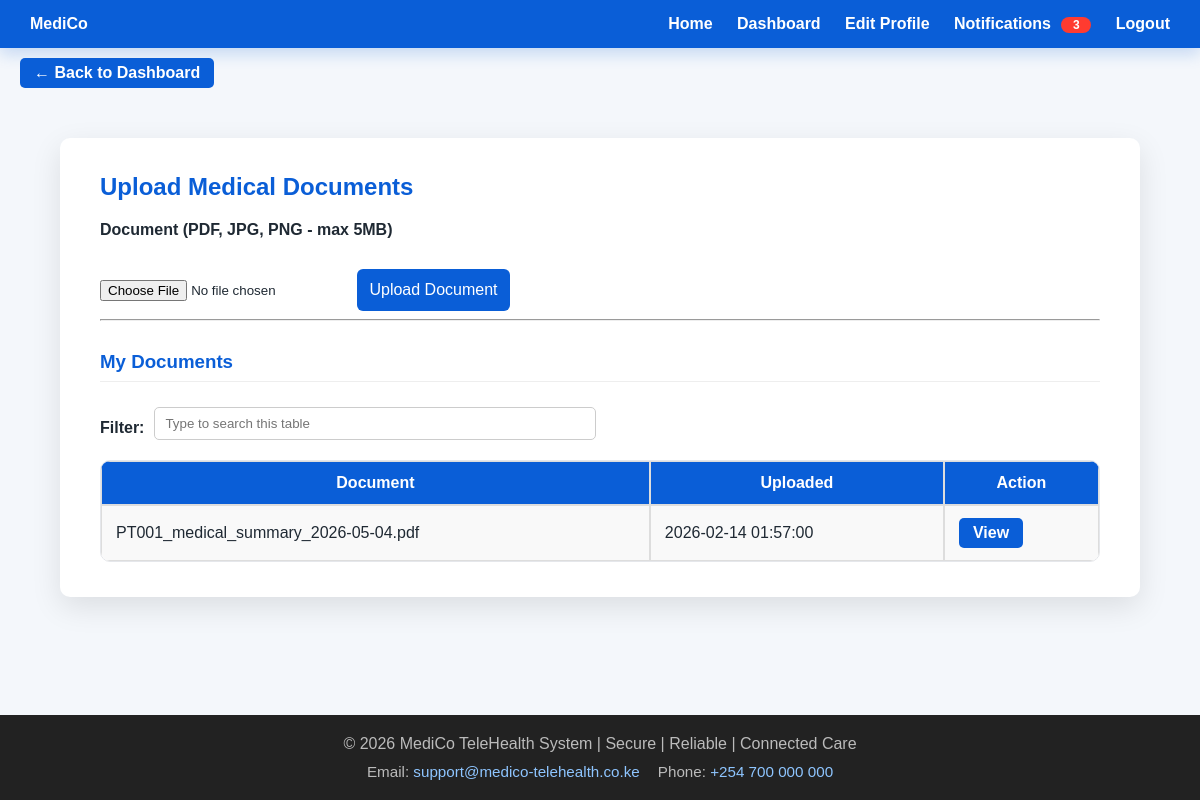
Screenshot of /patient/patient_upload_documents.php (signed in) with the database file from the repository.
### tables this page shows
CREATE TABLE `documents` (
  `DocID` int NOT NULL AUTO_INCREMENT,
  `PatientID` varchar(15) NOT NULL,
  `CaregiverID` varchar(15) DEFAULT NULL,
  `UploaderRole` enum('Patient','Caregiver') NOT NULL,
  `FileName` varchar(255) NOT NULL,
  `FilePath` varchar(255) NOT NULL,
  `UploadedAt` datetime DEFAULT CURRENT_TIMESTAMP,
  PRIMARY KEY (`DocID`),
  KEY `idx_documents_patient` (`PatientID`),
  KEY `idx_documents_caregiver` (`CaregiverID`),
  CONSTRAINT `documents_ibfk_1` FOREIGN KEY (`PatientID`) REFERENCES `patients` (`PatientID`) ON DELETE CASCADE ON UPDATE CASCADE,
  CONSTRAINT `documents_ibfk_2` FOREIGN KEY (`CaregiverID`) REFERENCES `caregivers` (`CaregiverID`) ON DELETE SET NULL ON UPDATE CASCADE
);

### patient/patient_upload_documents.php (the view, shortened to what this page needs)
<?php
require "../db.php";
$patientID = $_SESSION['user_id'];
$stmt = $pdo->prepare(
    "SELECT FileName, FilePath, UploadedAt
     FROM documents
     WHERE PatientID = :pid AND UploaderRole = 'Patient'
     ORDER BY UploadedAt DESC"
);
$stmt->execute([':pid' => $patientID]);
$docs = $stmt->fetchAll(PDO::FETCH_ASSOC);
?>
<?php
include "../header.php"; ?>
<main class="main-content">
<div class="profile-container">
    <h2>Upload Medical Documents</h2>
    <form method="post" action="patient_upload_documents_process.php"
          enctype="multipart/form-data" onsubmit="return validateUploadDocumentForm(this);">
        <label>Document (PDF, JPG, PNG - max 5MB)</label>
        <input type="file" name="document">
        <input type="submit" value="Upload Document">
    </form>
    <hr>
    <h3>My Documents</h3>
    <?php
if (!$docs): ?>
        <p>No documents uploaded.</p>
    <?php
else: ?>
        <table class="admin-table">
            <tr>
                <th>Document</th>
                <th>Uploaded</th>
                <th>Action</th>
            </tr>
            <?php
foreach ($docs as $d): ?>
            <tr>
                <td><?= htmlspecialchars($d['FileName']) ?></td>
                <td><?= $d['UploadedAt'] ?></td>
                <td>
                    <a class="btn btn-view"
                       href="<?= htmlspecialchars($d['FilePath']) ?>"
                       target="_blank">View</a>
                </td>
            </tr>
            <?php
endforeach; ?>
        </table>
    <?php
endif; ?>
</div>
</main>
<?php
include "../footer.php"; ?>

### css/style.css (style rules this page uses)
html, body { height: 100%; }
body { margin: 0; display: flex; flex-direction: column; font-family: Arial, Helvetica, sans-serif; background: #f4f7fb; color: #1f2933; }
.main-content { flex: 1; padding: 40px 12px; }
a.btn, a.home-btn, .home-btn { text-decoration: none; }
.profile-container { max-width: 1000px; margin: 0 auto; background: #fff; padding: 35px 40px; border-radius: 10px; box-shadow: 0 10px 30px rgba(0,0,0,0.1); }
.profile-container h2, .dashboard-container h2 { margin-top: 0; color: #0a5ed7; }
.profile-container h3 { margin-top: 30px; color: #0a5ed7; border-bottom: 1px solid #eee; padding-bottom: 8px; }
.profile-container label { font-weight: bold; display: block; margin-top: 15px; }
.profile-container input[type="submit"] { margin-top: 30px; background: #0a5ed7; color: #fff; border: none; padding: 12px; font-size: 16px; border-radius: 6px; cursor: pointer; }
.user-table, .admin-table { width: 100%; border-collapse: separate; border-spacing: 0; margin-top: 20px; border: 1px solid #e5e7eb; border-radius: 10px; overflow: hidden; background: #fff; }
.user-table th, .user-table td, .admin-table th, .admin-table td { border: 1px solid #ddd; padding: 12px 14px; }
.user-table th, .admin-table th { background: #0a5ed7; color: white; }
.user-table tr:nth-child(even), .admin-table tr:nth-child(even) { background: #f9f9f9; }
.btn { display: inline-flex; align-items: center; justify-content: center; padding: 6px 14px; border-radius: 5px; border: none; cursor: pointer; font-weight: bold; text-align: center; transition: transform 0.15s ease, box-shadow 0.15s ease; }
.btn-view { background:#0a5ed7; color:white; }

### rows the page displays
documents: FileName "PT001_medical_summary_2026-05-04.pdf", UploadedAt "2026-02-14 01:57:00"

### other values shown
$notifCount "3"
